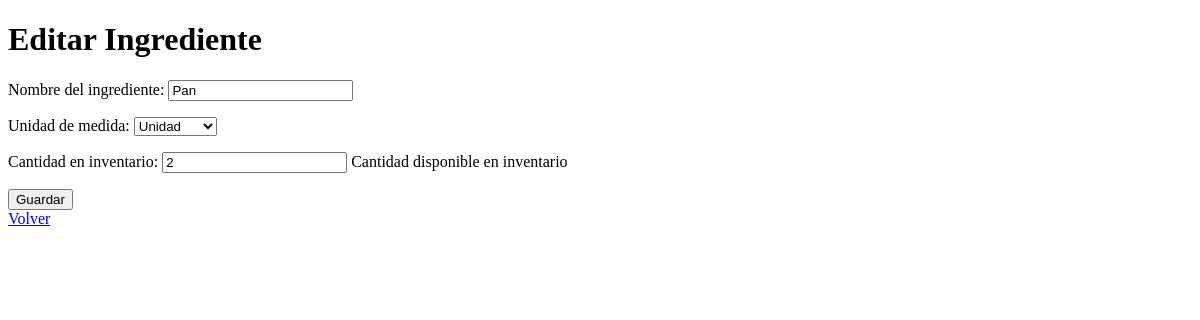
The page /products/ingredientes/5/update/ (signed in) on the database as committed earlier.
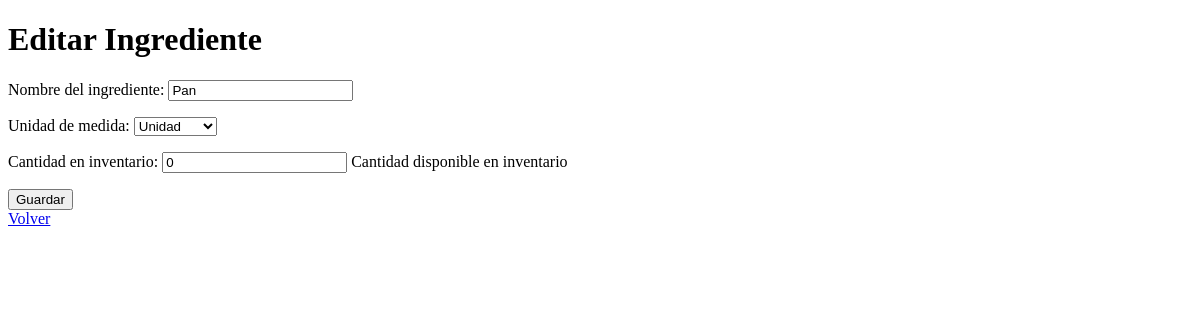
The same page on the database as committed later.
### products/models.py (models this page shows, shortened)
class Ingrediente(models.Model):
    UNIDADES = [
        ('unidad', 'Unidad'),
        ('gramo', 'Gramo'),
        ('kilogramo', 'Kilogramo'),
        ('mililitro', 'Mililitro'),
        ('litro', 'Litro'),
        ('porcion', 'Porción'),
    ]
    nombre = models.CharField(max_length=100, unique=True)
    unidad_medida = models.CharField(max_length=20, choices=UNIDADES, default='unidad')
    stock = models.PositiveIntegerField(default=0, help_text="Cantidad disponible en inventario")

### products/views.py (the view)
# urls.py: path('ingredientes/<int:pk>/update/', IngredienteUpdateView.as_view(), name='ingrediente_update'),
@method_decorator(login_required, name='dispatch')
@method_decorator(user_passes_test(is_admin), name='dispatch')
class IngredienteUpdateView(UpdateView):
    model = Ingrediente
    form_class = IngredienteForm
    template_name = 'products/ingrediente_form.html'
    success_url = reverse_lazy('ingrediente_list')

### products/forms.py (shortened to what this page needs)
class IngredienteForm(forms.ModelForm):
    class Meta:
        model = Ingrediente
        fields = ['nombre', 'unidad_medida', 'stock']
        labels = {
            'nombre': 'Nombre del ingrediente',
            'unidad_medida': 'Unidad de medida',
            'stock': 'Cantidad en inventario',
        }

### products/views.py (called while the page is built)
def is_admin(user):
    return user.is_staff

### products/templates/products/ingrediente_form.html (shortened to what this page needs)
<!DOCTYPE html>
<html>
<head>
</head>
<body>
    <h1>{% if form.instance.pk %}Editar Ingrediente{% else %}Agregar Ingrediente{% endif %}</h1>
    <form method="post">
        {{ form.as_p }}
        <button type="submit">Guardar</button>
    </form>
    <a href="{% url 'ingrediente_list' %}">Volver</a>
</body>
</html>

Rows that differ between the two databases and show on the page:
changed Ingrediente "Pan": stock "2" → "0"
